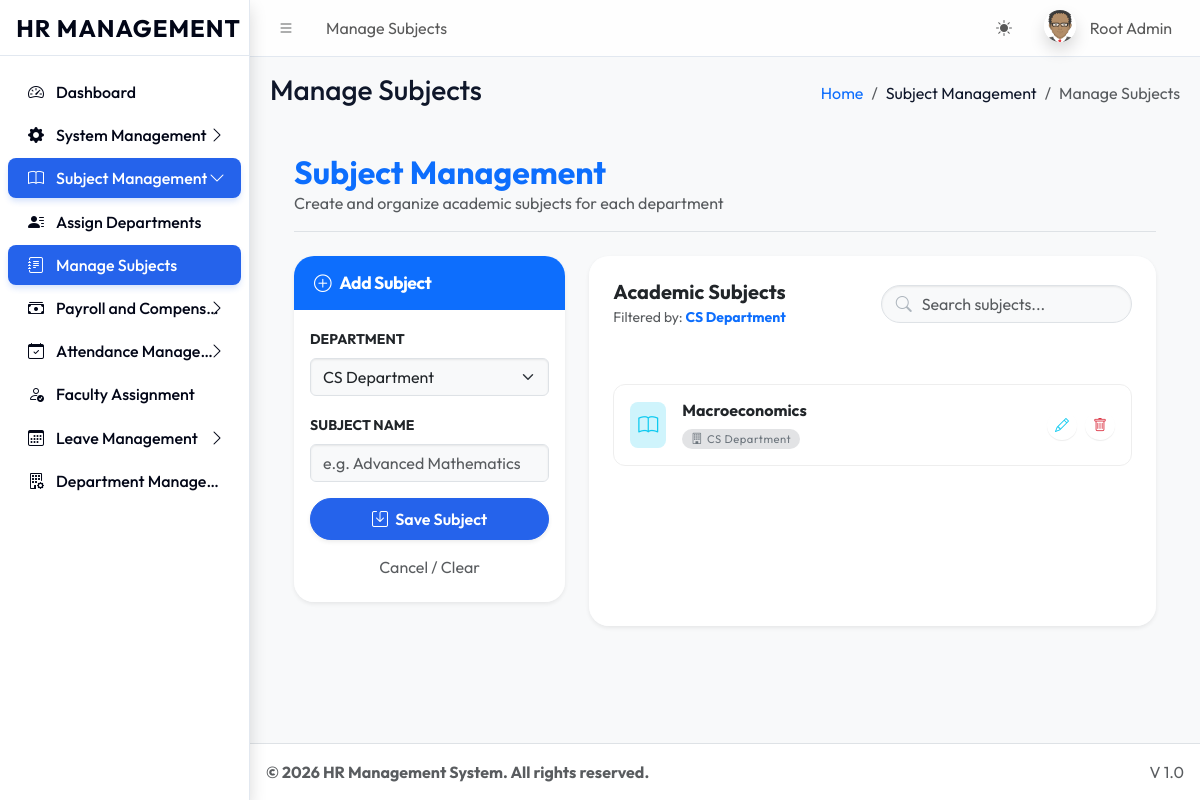
/dashboards/super_admin/manage_subjects.php?dept_id=7 (signed in), run on the app's committed database.
### tables this page shows
CREATE TABLE `sys_pages` (
  `id` int(11) NOT NULL,
  `parent_id` int(11) DEFAULT 0,
  `page_name` varchar(100) NOT NULL,
  `page_url` varchar(255) DEFAULT '#',
  `icon_class` varchar(50) DEFAULT 'bi bi-circle',
  `sort_order` int(11) DEFAULT 0
);

CREATE TABLE `departments` (
  `id` int(11) NOT NULL,
  `name` varchar(100) NOT NULL,
  `code` varchar(10) NOT NULL,
  `created_at` timestamp NOT NULL DEFAULT current_timestamp(),
  `deleted_at` timestamp NULL DEFAULT NULL
);

CREATE TABLE `courses` (
  `id` int(11) NOT NULL,
  `department_id` int(11) NOT NULL,
  `name` varchar(150) NOT NULL,
  `code` varchar(20) DEFAULT NULL,
  `credit_hours` int(11) DEFAULT 3,
  `created_at` timestamp NOT NULL DEFAULT current_timestamp(),
  `deleted_at` timestamp NULL DEFAULT NULL
);

### dashboards/super_admin/manage_subjects.php (the view, shortened to what this page needs)
<?php
require_once '../../core/db.php';
require_once '../../includes/header.php';
$departments = $pdo->query("SELECT * FROM departments WHERE deleted_at IS NULL ORDER BY name ASC")->fetchAll();
$selectedDeptId = $_GET['dept_id'] ?? ($departments[0]['id'] ?? null);
?>
<div class="container-fluid p-4">
    <div class="mb-4 pb-3 border-bottom animate__animated animate__fadeIn">
        <h2 class="fw-bold m-0 text-primary">Subject Management</h2>
        <p class="text-muted m-0">Create and organize academic subjects for each department</p>
    </div>
    <div class="row g-4 animate__animated animate__fadeInUp">
        <div class="col-lg-4">
            <div class="card glass-card shadow-sm border-0 mb-4 sticky-top" style="top: 20px; z-index: 100;">
                <div class="card-header bg-primary text-white border-0 py-3" style="border-radius: 20px 20px 0 0;">
                    <h5 class="card-title fw-bold m-0" id="form-title">
                        <i class="bi bi-plus-circle me-2"></i>Add Subject
                    </h5>
                </div>
                <div class="card-body">
                    <form method="POST">
                        <div class="mb-3">
                            <label class="form-label small fw-bold text-uppercase">Department</label>
                            <select name="parent_dept_id" id="parent_dept_id" class="form-select bg-light" required onchange="window.location.href='?dept_id='+this.value">
                                <?php foreach ($departments as $d): ?>
                                    <option value="<?= $d['id'] ?>" <?= $selectedDeptId == $d['id'] ? 'selected' : '' ?>><?= htmlspecialchars($d['name']) ?></option>
                                <?php endforeach; ?>
                            </select>
                        </div>
                        <div class="mb-3">
                            <label class="form-label small fw-bold text-uppercase">Subject Name</label>
                            <input type="text" name="subject_name" id="subject_name" class="form-control bg-light" required placeholder="e.g. Advanced Mathematics">
                        </div>
                        <button type="submit" name="save_subject" class="btn btn-primary w-100 rounded-pill shadow-sm py-2">
                            <i class="bi bi-save me-1"></i> Save Subject
                        </button>
                        <button type="button" class="btn btn-link w-100 mt-2 text-decoration-none text-muted small" onclick="resetForm()">Cancel / Clear</button>
                    </form>
                </div>
            </div>
        </div>
        <div class="col-lg-8">
            <div class="card glass-card shadow-sm border-0 h-100">
                <div class="card-header bg-transparent border-0 pt-4 px-4">
                    <div class="row align-items-center g-3">
                        <div class="col-md-6">
                            <h5 class="fw-bold mb-0">Academic Subjects</h5>
                            <small class="text-muted">Filtered by: <span class="text-primary fw-bold"><?= $selectedDeptId ? htmlspecialchars($pdo->query("SELECT name FROM departments WHERE id = $selectedDeptId")->fetchColumn()) : 'None' ?></span></small>
                        </div>
                        <div class="col-md-6">
                            <div class="search-input-group">
                                <i class="bi bi-search"></i>
                                <input type="text" id="subjectSearch" class="form-control" placeholder="Search subjects..." onkeyup="filterSubjects()">
                            </div>
                        </div>
                    </div>
                </div>
                <div class="card-body px-4">
                    <div id="subjects-list">
                        <?php if ($selectedDeptId):
                            $stmt = $pdo->prepare("SELECT * FROM courses WHERE department_id = ? AND deleted_at IS NULL ORDER BY name ASC");
                            $stmt->execute([$selectedDeptId]);
                            $subjects = $stmt->fetchAll();
                            if (empty($subjects)): ?>
                                <div class="text-center py-5">
                                    <i class="bi bi-journal-x display-1 text-light"></i>
                                    <p class="text-muted mt-3">No subjects found for this department.</p>
                                </div>
                            <?php else: ?>
                                <div class="row row-cols-1 g-3 mt-1">
                                    <?php foreach ($subjects as $s): ?>
                                    <div class="col subject-row" data-name="<?= strtolower($s['name']) ?>">
                                        <div class="subject-item p-3 d-flex justify-content-between align-items-center">
                                            <div class="d-flex align-items-center">
                                                <div class="bg-info-subtle text-info p-2 rounded-3 me-3">
                                                    <i class="bi bi-book fs-5"></i>
                                                </div>
                                                <div>
                                                    <div class="fw-bold h6 mb-1"><?= htmlspecialchars($s['name']) ?></div>
                                                    <span class="badge bg-secondary-subtle text-secondary rounded-pill fw-normal" style="font-size: 0.7rem; letter-spacing: 0.5px;">
                                                        <i class="bi bi-building me-1"></i><?= htmlspecialchars($pdo->query("SELECT name FROM departments WHERE id = {$s['department_id']}")->fetchColumn()) ?>
                                                    </span>
                                                </div>
                                            </div>
                                            <div class="d-flex gap-2">
                                                <button class="btn btn-sm btn-outline-info border-0 rounded-circle" onclick="editSubject(<?= $s['id'] ?>, '<?= addslashes($s['name']) ?>', <?= $selectedDeptId ?>)" title="Edit">
                                                    <i class="bi bi-pencil"></i>
                                                </button>
                                                <a href="?delete_subject=<?= $s['id'] ?>&dept_id=<?= $selectedDeptId ?>" class="btn btn-sm btn-outline-danger border-0 rounded-circle" onclick="return confirm('Archive this subject?')" title="Delete">
                                                    <i class="bi bi-trash"></i>
                                                </a>
                                            </div>
                                        </div>
                                    </div>
                                    <?php endforeach; ?>
                                </div>
                            <?php endif; ?>
                        <?php endif; ?>
                    </div>
                </div>
            </div>
        </div>
    </div>
</div>
<?php require_once '../../includes/footer.php'; ?>

### includes/header.php (shortened to what this page needs)
<?php
require_once __DIR__ . '/../core/session.php';
$current_url = substr($_SERVER['SCRIPT_NAME'], strlen('/universal/'));
$pageStmt = $pdo->prepare("SELECT * FROM sys_pages WHERE page_url LIKE ? LIMIT 1");
$pageStmt->execute(["%$current_url%"]);
$currentPageData = $pageStmt->fetch();
$pageTitle = $currentPageData['page_name'] ?? 'Dashboard';
$pageId = $currentPageData['id'] ?? 0;
$breadcrumbs = [];
if ($currentPageData) {
    $crumbId = $currentPageData['id'];
    while($crumbId != 0) {
        $crumbStmt = $pdo->prepare("SELECT id, parent_id, page_name, page_url FROM sys_pages WHERE id = ?");
        $crumbStmt->execute([$crumbId]);
        $crumb = $crumbStmt->fetch();
        array_unshift($breadcrumbs, $crumb);
        $crumbId = $crumb['parent_id'];
    }
}
?>
<!DOCTYPE html>
<html lang="en"> <head>
    <link rel="stylesheet" href="<?= BASE_URL ?>assets/css/bootstrap.min.css" />
    <link rel="stylesheet" href="<?= BASE_URL ?>assets/css/bootstrap-icons.css" />
    <link rel="stylesheet" href="<?= BASE_URL ?>assets/css/adminlte.min.css" />
    <link rel="stylesheet" href="<?= BASE_URL ?>assets/css/custom_theme.css" />
</head>
<body class="layout-fixed sidebar-expand-lg bg-body-tertiary">
<div class="app-wrapper">
    <nav class="app-header navbar navbar-expand bg-body">
        <div class="container-fluid">
            <ul class="navbar-nav">
                <li class="nav-item"> <a class="nav-link" data-lte-toggle="sidebar" href="#" role="button"><i class="bi bi-list"></i></a> </li>
                <li class="nav-item d-none d-md-block"> <a href="#" class="nav-link"><?= $pageTitle ?></a> </li>
            </ul>
            <ul class="navbar-nav ms-auto">
                 <li class="nav-item">
                    <button class="btn btn-link nav-link" id="theme-toggle" type="button">
                        <i class="bi bi-sun-fill" id="theme-icon"></i>
                    </button>
                </li>
                <li class="nav-item dropdown user-menu">
                    <a href="#" class="nav-link dropdown-toggle" data-bs-toggle="dropdown">
                        <img src="<?= !empty($_SESSION['avatar']) ? $_SESSION['avatar'] : BASE_URL.'assets/img/avatar.png' ?>" class="user-image rounded-circle shadow" alt="User Image">
                        <span class="d-none d-md-inline ms-1"><?= htmlspecialchars($_SESSION['name']) ?></span>
                    </a>
                </li>
            </ul>
        </div>
    </nav>
    <?php include 'sidebar.php'; ?>
    <main class="app-main">
        <div class="app-content-header">
            <div class="container-fluid">
                <div class="row">
                    <div class="col-sm-6"><h3 class="mb-0"><?= $pageTitle ?></h3></div>
                    <div class="col-sm-6">
                        <ol class="breadcrumb float-sm-end">
                            <li class="breadcrumb-item"><a href="<?= BASE_URL ?>">Home</a></li>
                            <?php foreach($breadcrumbs as $b): ?>
                                <li class="breadcrumb-item <?= ($b['id'] == $pageId) ? 'active' : '' ?>">
                                    <?= htmlspecialchars($b['page_name']) ?>
                                </li>
                            <?php endforeach; ?>
                        </ol>
                    </div>
                </div>
            </div>
        </div>
        <div class="app-content">
            <div class="container-fluid">

### includes/sidebar.php
<aside class="app-sidebar shadow">
    <div class="sidebar-brand text-center py-4">
        <a href="<?= BASE_URL ?>index.php" class="brand-link text-decoration-none">
            <span class="brand-text fw-bold fs-4 text-primary" style="letter-spacing: 1px;">HR MANAGEMENT</span>
        </a>
    </div>
    <div class="sidebar-wrapper">
        <nav class="mt-2">
            <ul class="nav sidebar-menu flex-column" data-lte-toggle="treeview" role="menu" data-accordion="false">
                <?php
                function renderMenu($pdo, $parentId = 0, $userRole, $currentPath)
                {
                    $sql = "
                        SELECT p.* FROM sys_pages p
                        JOIN role_access ra ON p.id = ra.page_id
                        WHERE p.parent_id = ? AND ra.role_key = ?
                        ORDER BY p.sort_order ASC
                    ";
                    $stmt = $pdo->prepare($sql);
                    $stmt->execute([$parentId, $userRole]);
                    $items = $stmt->fetchAll();
                    foreach ($items as $item) {
                        $itemUrl = str_replace('\\', '/', $item['page_url']);
                        $childSql = "
                            SELECT p.* FROM sys_pages p
                            JOIN role_access ra ON p.id = ra.page_id
                            WHERE p.parent_id = ? AND ra.role_key = ?
                            ORDER BY p.sort_order ASC
                        ";
                        $childStmt = $pdo->prepare($childSql);
                        $childStmt->execute([$item['id'], $userRole]);
                        $children = $childStmt->fetchAll();
                        $hasChildren = count($children) > 0;
                        $isActive = ($currentPath === $itemUrl && $itemUrl !== '#');
                        $isExpanded = false;
                        if ($hasChildren) {
                            foreach ($children as $child) {
                                if ($currentPath === str_replace('\\', '/', $child['page_url'])) {
                                    $isExpanded = true;
                                    break;
                                }
                            }
                        }
                        $itemClass = "nav-item";
                        if ($hasChildren && $isExpanded) $itemClass .= " menu-open";
                        $linkClass = "nav-link";
                        if ($isActive || ($hasChildren && $isExpanded)) $linkClass .= " active";
                        echo '<li class="' . $itemClass . '">';
                        echo '<a href="' . ($hasChildren ? '#' : BASE_URL . $itemUrl) . '" class="' . $linkClass . '">';
                        echo '<i class="nav-icon ' . ($item['icon_class'] ?: 'bi bi-circle') . '"></i>';
                        echo '<p>' . htmlspecialchars($item['page_name']);
                        if ($hasChildren) {
                            echo '<i class="nav-arrow bi bi-chevron-right"></i>';
                        }
                        echo '</p></a>';
                        if ($hasChildren) {
                            echo '<ul class="nav nav-treeview">';
                            foreach ($children as $child) {
                                $childUrl = str_replace('\\', '/', $child['page_url']);
                                $isChildActive = ($currentPath === $childUrl);
                                echo '<li class="nav-item">';
                                echo '<a href="' . BASE_URL . $childUrl . '" class="nav-link ' . ($isChildActive ? 'active' : '') . '">';
                                echo '<i class="nav-icon ' . ($child['icon_class'] ?: 'bi bi-circle') . '"></i>';
                                echo '<p>' . htmlspecialchars($child['page_name']) . '</p>';
                                echo '</a></li>';
                            }
                            echo '</ul>';
                        }
                        echo '</li>';
                    }
                }
                $currentPath = str_replace('\\', '/', substr($_SERVER['SCRIPT_NAME'], strlen('/universal/')));
                renderMenu($pdo, 0, $_SESSION['role'], $currentPath);
                ?>
            </ul>
        </nav>
    </div>
</aside>

### data on the page
sys_pages: page_name "Manage Subjects"
sys_pages: page_name "Dashboard"
sys_pages: page_name "System Management"
sys_pages: page_name "Subject Management"
sys_pages: page_name "Assign Departments"
sys_pages: page_name "Payroll and Compens…"
sys_pages: page_name "Attendance Manage…"
sys_pages: page_name "Faculty Assignment"
sys_pages: page_name "Leave Management"
sys_pages: page_name "Department Manage…"
departments: name "CS Department"
courses: name "Macroeconomics", department.name "CS Department"

### other printed values
$_SESSION['name'] "Root Admin"
$settings['footer_text'] "© 2026 HR Management System. All rights reserved."
form field parent_dept_id "CS Department"
